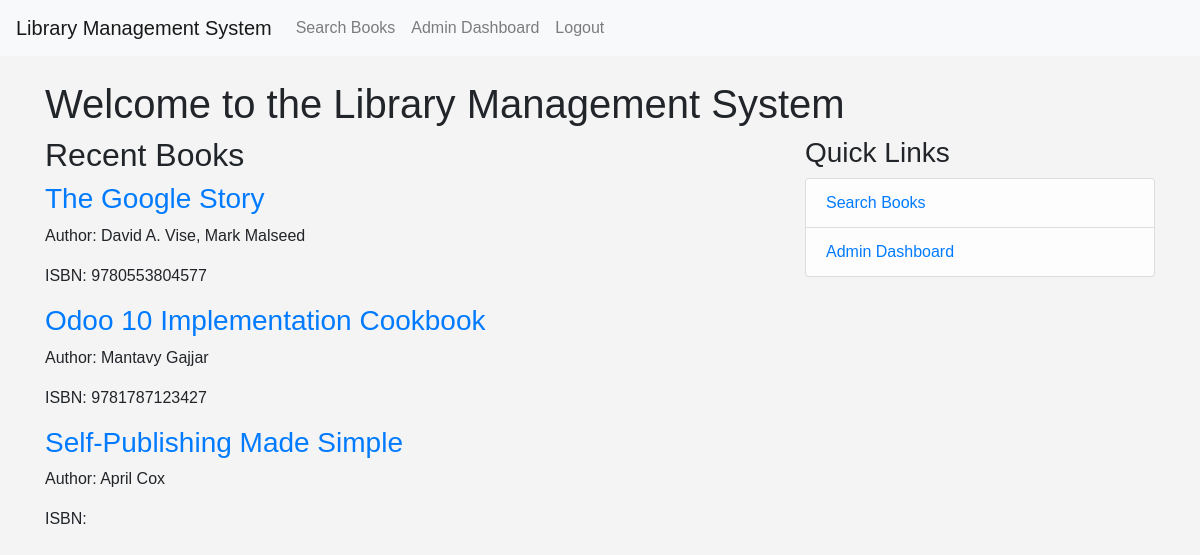
Screenshot of /home (signed in) with the database file from the repository.
### app/models.py (models this page shows)
class Book(db.Model):
    __tablename__ = 'book'
    id = db.Column(db.Integer, primary_key=True)
    isbn = db.Column(db.String(13), unique=True, nullable=False)
    title = db.Column(db.String(255), nullable=False)
    authors = db.Column(db.String(255), nullable=False)
    publisher = db.Column(db.String(255))
    year = db.Column(db.Integer)
    description=db.Column(db.Text)
    pageCount=db.Column(db.Integer)
    imageLink=db.Column(db.String(255))
    language=db.Column(db.String(10))
    categories = db.Column(db.String(255))
    quantity = db.Column(db.Integer, default=1,nullable=False)
    borrowed_copies = db.relationship('BorrowedBook', backref='book', lazy=True)

### app/main/routes.py (the view)
@main.route("/")
@main.route("/home")
def home():
    recent_books = Book.query.order_by(Book.id.desc()).limit(5).all()
    return render_template('home.html', title='Home', recent_books=recent_books)

### app/models.py (called while the page is built)
@login_manager.user_loader
def load_user(user_id):
    return User.query.get(int(user_id))

### app/templates/home.html (shortened to what this page needs)
{% extends "base.html" %}
{% block content %}
    <h1>Welcome to the Library Management System</h1>
    <div class="row">
        <div class="col-md-8">
            <h2>Recent Books</h2>
            {% for book in recent_books %}
                {% if book.quantity > 0 %}
                    <article class="media content-section">
                        <div class="media-body">
                            <h3><a class="article-title" href="{{ url_for('books.book_detail', book_id=book.id) }}">{{ book.title }}</a></h3>
                            <p class="article-content">Author: {{ book.authors }}</p>
                            <p class="article-content">ISBN: {{ book.isbn }}</p>
                        </div>
                    </article>
                {% endif %}
            {% endfor %}
        </div>
        <div class="col-md-4">
            <div class="content-section">
                <h3>Quick Links</h3>
                <ul class="list-group">
                    <li class="list-group-item list-group-item-light"><a href="{{ url_for('books.search') }}">Search Books</a></li>
                    {% if current_user.is_authenticated %}
                        {% if current_user.role in ['admin', 'librarian'] %}
                            <li class="list-group-item list-group-item-light">
                                <a href="{{ url_for('admin.admin_dashboard') }}">Admin Dashboard</a>
                            </li>
                        {% endif %}
                    {% else %}
                        <li class="list-group-item list-group-item-light"><a href="{{ url_for('auth.login') }}">Login</a></li>
                        <li class="list-group-item list-group-item-light"><a href="{{ url_for('auth.register') }}">Register</a></li>
                    {% endif %}
                </ul>
            </div>
        </div>
    </div>
{% endblock content %}

### app/static/css/main.css (style rules this page uses)
body { font-family: Arial, sans-serif; background-color: #f4f4f4; }

### rows the page displays
Book: title "The Google Story", authors "David A. Vise, Mark Malseed", isbn "9780553804577"
Book: title "Odoo 10 Implementation Cookbook", authors "Mantavy Gajjar", isbn "9781787123427"
Book: title "Self-Publishing Made Simple", authors "April Cox"
